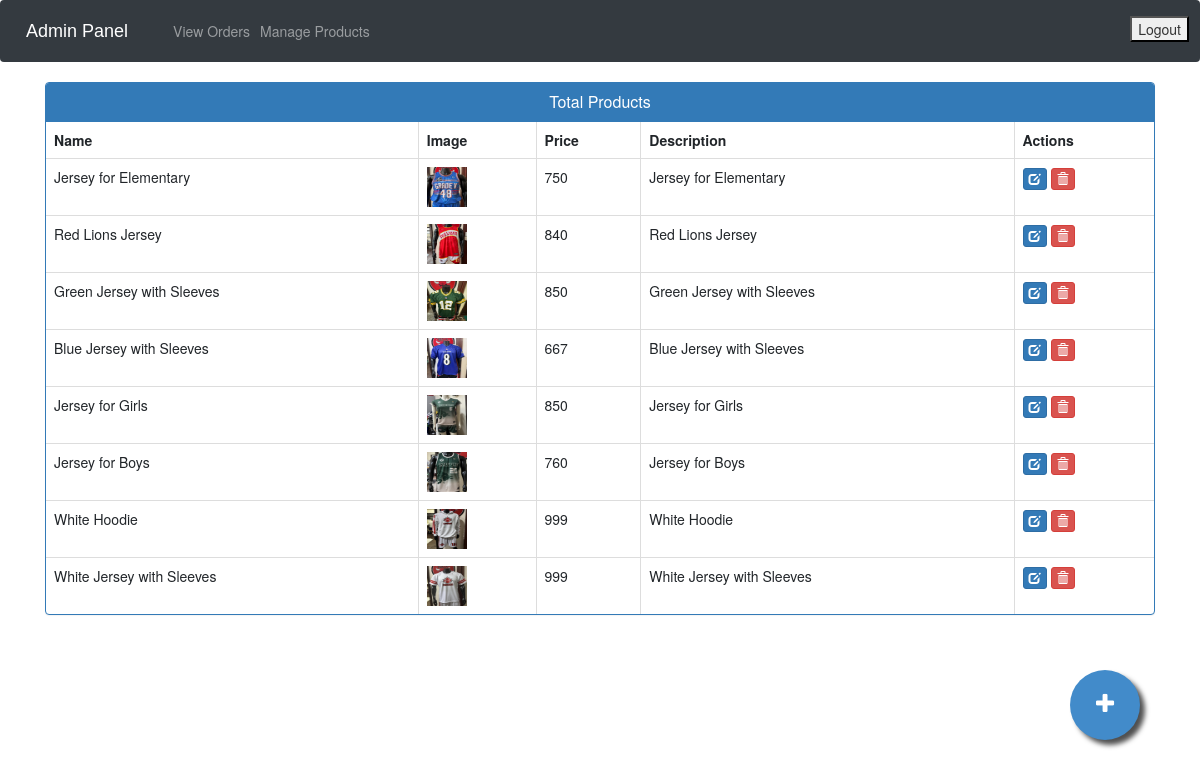
Screenshot of /admin-products (signed in) with the database file from the repository.
### ecom/models.py (models this page shows, shortened)
class Product(models.Model):
    name = models.CharField(max_length=40)
    product_image = models.ImageField(upload_to='product_image/', null=True, blank=True)
    price = models.PositiveIntegerField()
    description = models.CharField(max_length=40)
    SIZE_CHOICES = (
        ('S', 'Small'),
        ('M', 'Medium'),
        ('XL', 'Extra Large'),
    )
    size = models.CharField(max_length=2, choices=SIZE_CHOICES, default='M')

### ecom/views.py (the view)
# urls.py: path('admin-products', views.admin_products_view,name='admin-products'),
@login_required(login_url='adminlogin')
def admin_products_view(request):
    products=models.Product.objects.all()
    return render(request,'ecom/admin_products.html',{'products':products})

### templates/ecom/admin_products.html (shortened to what this page needs)
{% extends 'ecom/admin_base.html' %}
{% load static %}
{% block content %}
<head>
  <link href="//netdna.bootstrapcdn.com/bootstrap/3.0.0/css/bootstrap.min.css" rel="stylesheet" id="bootstrap-css">
</head>
<div class="container">
  <div class="panel panel-primary">
    <div class="panel-heading">
      <h6 class="panel-title">Total Products</h6>
    </div>
    <table class="table table-hover table-bordered" id="dev-table">
      <thead>
        <tr>
          <th>Name</th>
          <th>Image</th>
          <th>Price</th>
          <th>Description</th>
          <th>Actions</th>
        </tr>
      </thead>
      {% for p in products %}
  {% if p %}
      <tr>
        <td> {{p.name}}</td>
        <td> <img src="{% static p.product_image.url %}" alt="Profile Pic" height="40px" width="40px" /></td>
        <td>{{p.price}}</td>
        <td>{{p.description}}</td>
        <td><a class="btn btn-primary btn-xs" href="{% url 'update-product' p.id  %}"><span class="glyphicon glyphicon-edit"></span></a>
          <a class="btn btn-danger btn-xs" href="{% url 'delete-product' p.id  %}"><span class="glyphicon glyphicon-trash"></span></a></td>
      </tr>
      {%else%}
      <br><br><br>
      <h1>No Products!!</h1>
      {% endif %}
      {% endfor %}
    </table>
  </div>
</div>
<a href="/admin-add-product" class="float">
<i class="fa fa-plus my-float"></i>
</a>
{% endblock content %}

### templates/ecom/admin_base.html (style rules this page uses)
.fa { font-size: 23px; width: 2em; height: 2em; text-align: center; text-decoration: none; margin: 5px 2px; border-radius: 50%; padding-top: 0.5em; }

### templates/ecom/admin_products.html (style rules this page uses)
a:link { text-decoration: none; }
h6 { text-align: center; }
.float { position:fixed; width:70px; height:70px; bottom:60px; right:60px; background-color:#428bca; color:#FFF; border-radius:50px; text-align:center; box-shadow: 5px 5px 5px #505050; }
.my-float { margin-top:22px; }
.fa { padding: 0em 0.5em; }

### rows the page displays
Product: name "Jersey for Elementary", product_image (picture), price "750", description "Jersey for Elementary"
Product: name "Red Lions Jersey", product_image (picture), price "840", description "Red Lions Jersey"
Product: name "Green Jersey with Sleeves", product_image (picture), price "850", description "Green Jersey with Sleeves"
Product: name "Blue Jersey with Sleeves", product_image (picture), price "667", description "Blue Jersey with Sleeves"
Product: name "Jersey for Girls", product_image (picture), price "850", description "Jersey for Girls"
Product: name "Jersey for Boys", product_image (picture), price "760", description "Jersey for Boys"
Product: name "White Hoodie", product_image (picture), price "999", description "White Hoodie"
Product: name "White Jersey with Sleeves", product_image (picture), price "999", description "White Jersey with Sleeves"
